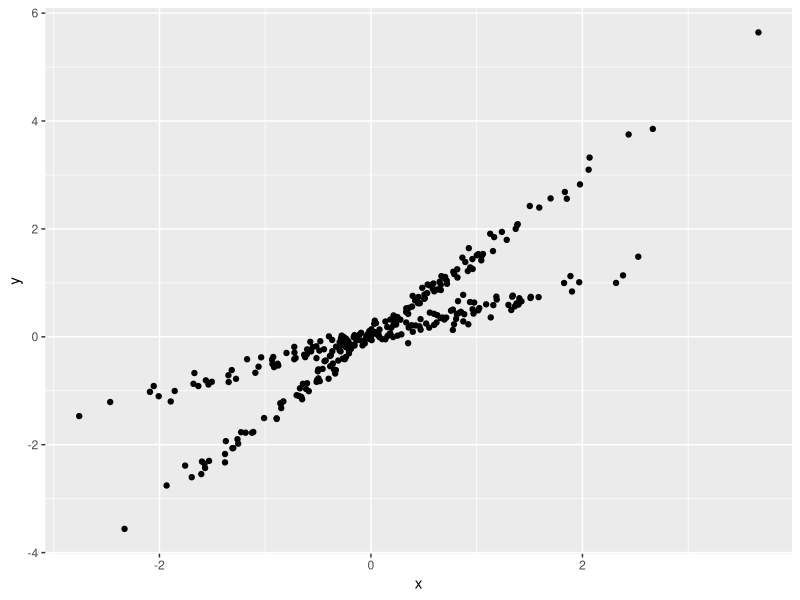
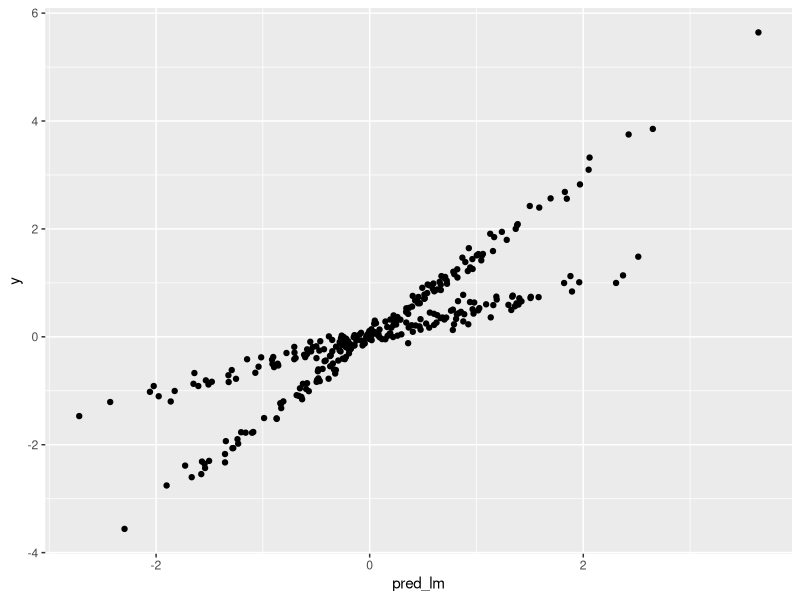
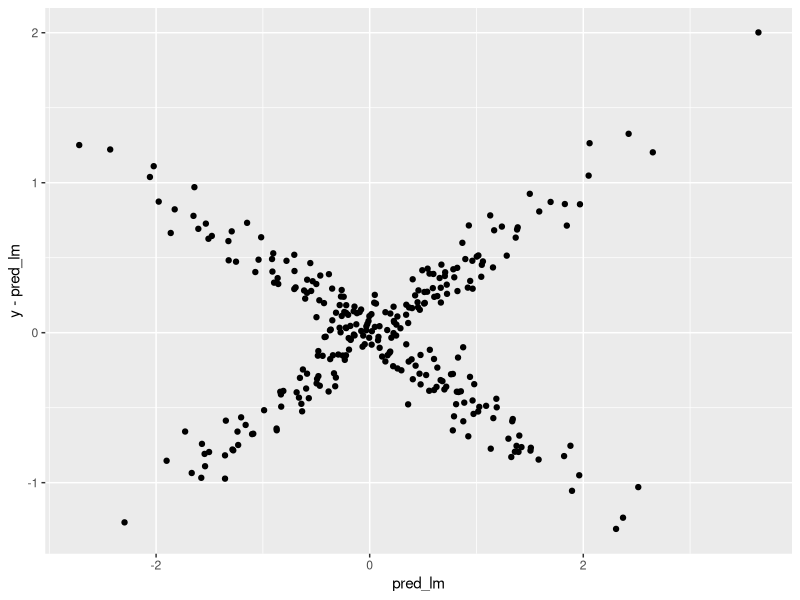
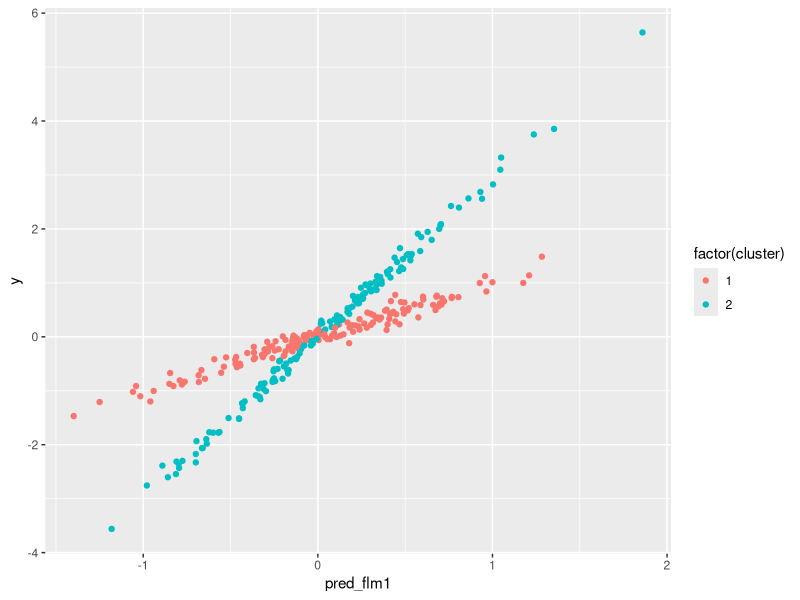
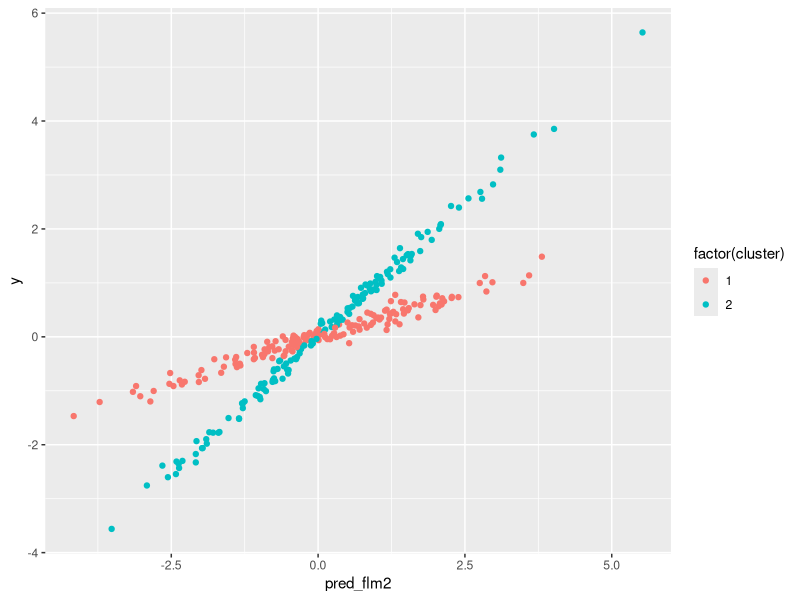
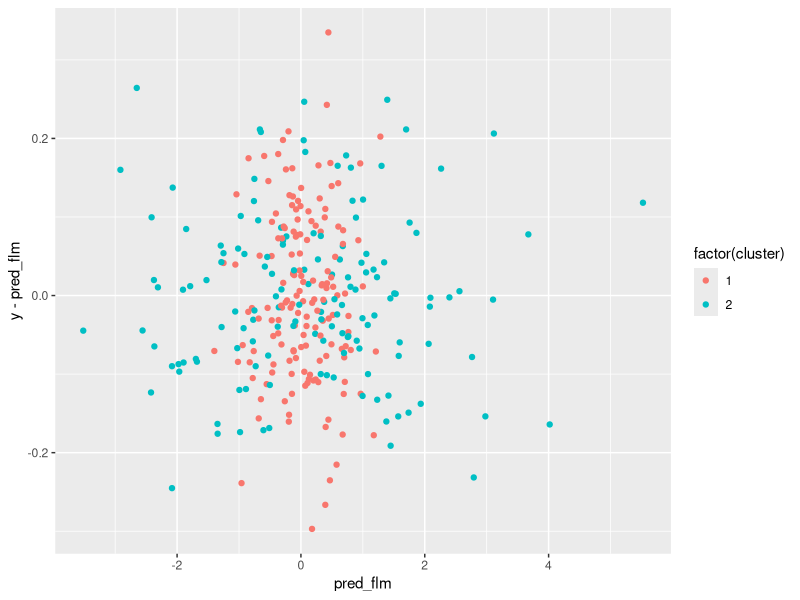
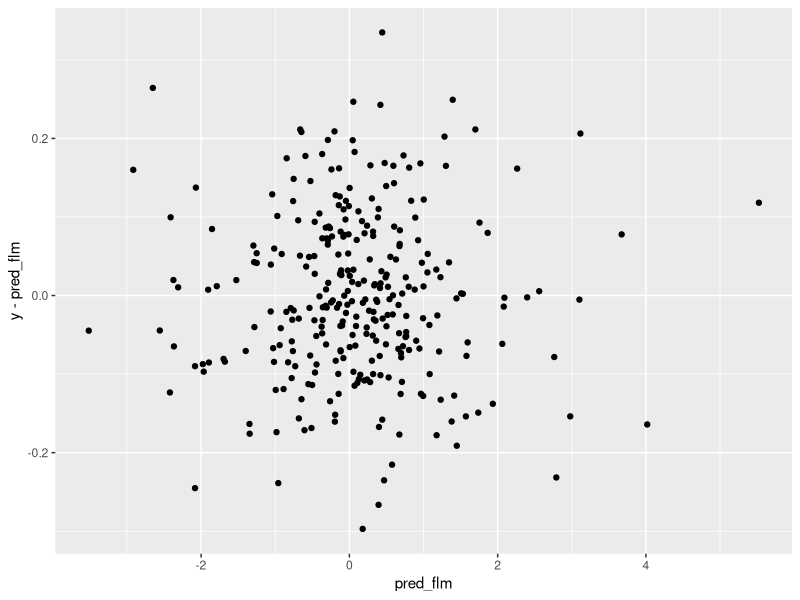

The R script that drew these images, in order:
library(data.table)
library(ggplot2)
library(flexmix)

n = 300



x = rnorm(n)
y = sample(c(1.5, 0.5), n, replace = TRUE) * x + 0.1*rnorm(n)
df = data.table(x, y)

model.lm = lm(y ~ x, df)

#plot(model.lm)
my_pred_lm = predict(model.lm, df)
df[, pred_lm := my_pred_lm]

ggplot(df, aes(x, y) ) + geom_point()
ggplot(df, aes(pred_lm, y) ) + geom_point()
ggplot(df, aes(pred_lm, y - pred_lm) ) + geom_point()

#flex
model.flex = flexmix(y ~ x, df, k = 2)

parameters(model.flex, component = 1, model = 1)
parameters(model.flex, component = 2, model = 1)

my_pred_flm = predict(model.flex, df)
df[, pred_flm1 := my_pred_flm$Comp.1]
df[, pred_flm2 := my_pred_flm$Comp.2]
df[, cluster := clusters(model.flex)]
df[, pred_flm := ifelse(cluster == 1, pred_flm1, pred_flm2) ]

ggplot(df, aes(pred_flm1, y, color = factor(cluster) ) ) + geom_point()
ggplot(df, aes(pred_flm2, y, color = factor(cluster) ) ) + geom_point()
ggplot(df, aes(pred_flm, y -pred_flm, color = factor(cluster) ) ) + geom_point()
ggplot(df, aes(pred_flm, y - pred_flm) ) + geom_point()
